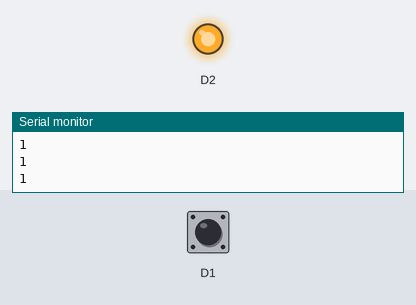
Bench run of a sketch on a simulated ESP8266 (NodeMCU). Shown: output pins drawn as LEDs (lit = HIGH), the last lines printed to the serial monitor. The test bench sets the inputs (shaded band); at power-on: D1 HIGH.

Above: at 1.8 s.
1.9 s: D1 pulled LOW for 0.6 s
At 2.4 s:
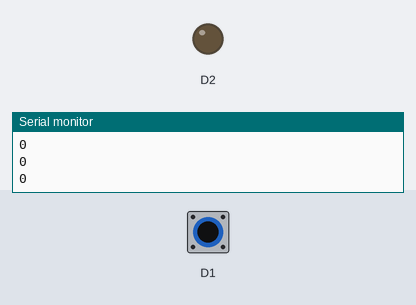
4.0 s: D1 pulled LOW for 3.2 s
At 7.5 s:
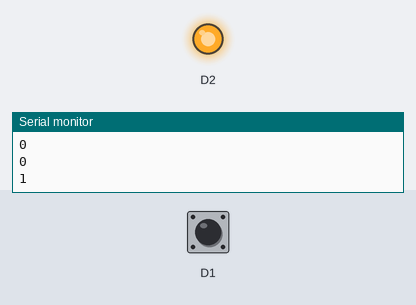
Timing chart, 0 to 9.0 s (numbered marks = the images above; inputs shaded):
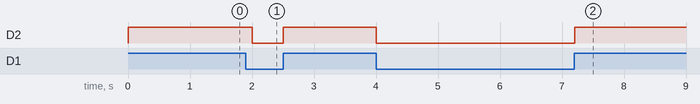

Measured:
- after the input at 1.9 s, D2: HIGH → LOW after 0.10 s, → HIGH 0.50 s later
- after the input at 4.0 s, D2: HIGH → LOW at once, → HIGH 3.2 s later

The sketch:

PROGRAM_ALARM_MALING.ino
```cpp
void setup() {
  //start serial connection
  Serial.begin(9600);
  //configure pin 2 as an input and enable the internal pull-up resistor
  pinMode(D1, INPUT_PULLUP);
  pinMode(D2, OUTPUT);

}

void loop() {
  //read the pushbutton value into a variable
  int sensorVal = digitalRead(D1);
  //print out the value of the pushbutton
  Serial.println(sensorVal);

  // Keep in mind the pull-up means the pushbutton's logic is inverted. It goes
  // HIGH when it's open, and LOW when it's pressed. Turn on pin 13 when the
  // button's pressed, and off when it's not:
  if (sensorVal == HIGH) {
    digitalWrite(D2, HIGH);
    delay(500);
  }
  else {
   digitalWrite(D2, LOW);
 }
}
```
